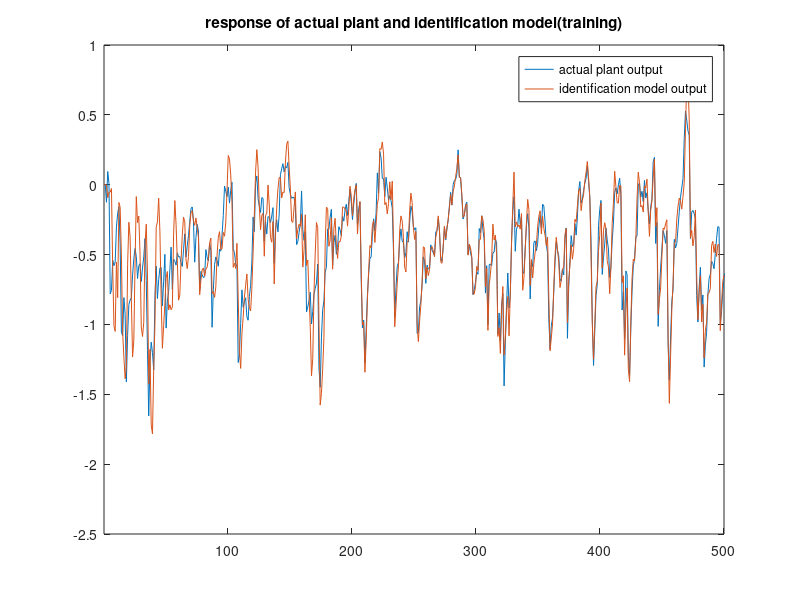
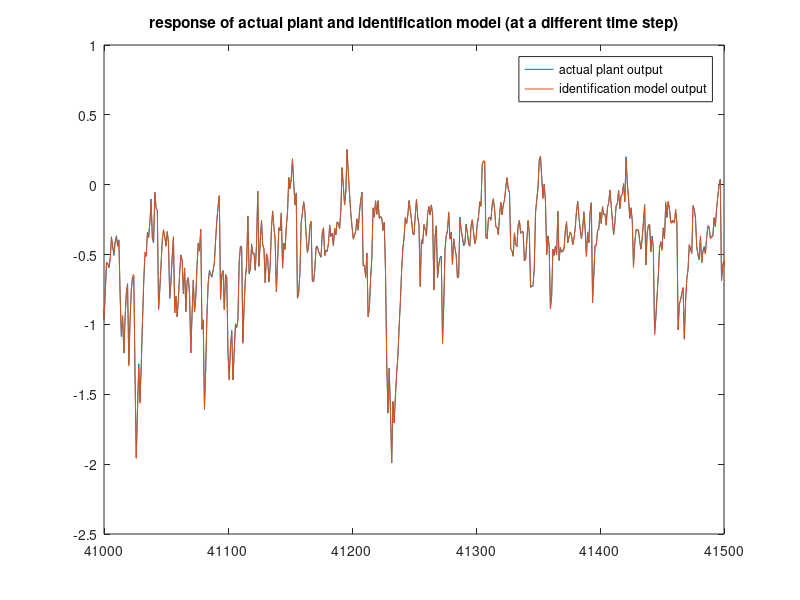
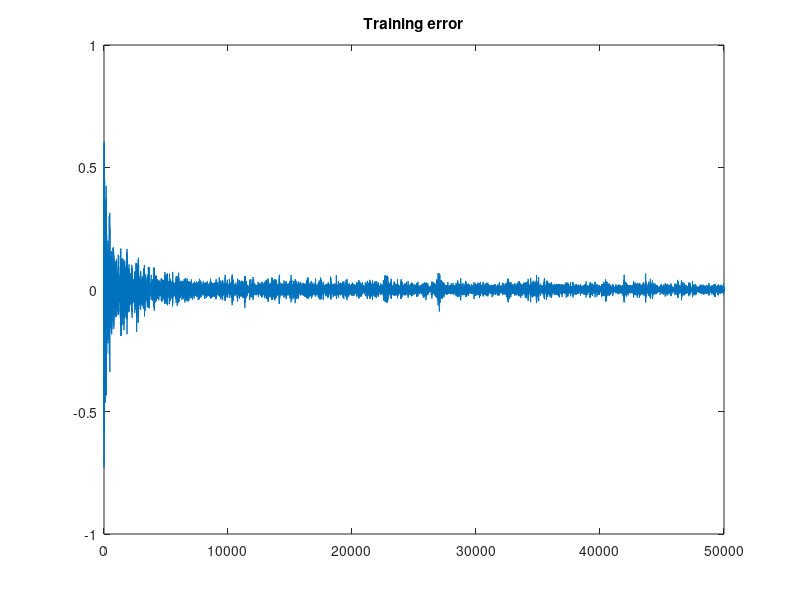
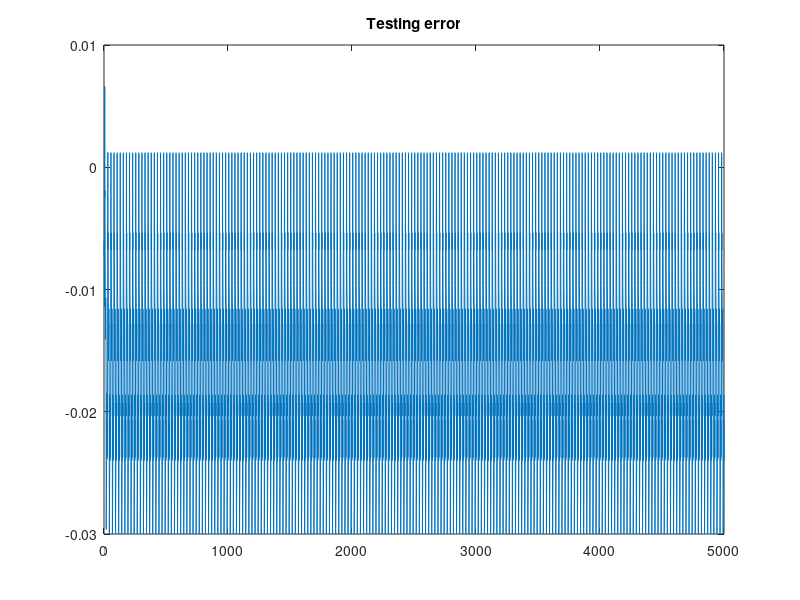

These figures' MATLAB source, in order:
%%%% IDENTIFICATION EXAMPLE 6
clc;clear;
%%%%%%%%%%%%% IDENTIFICATION PROCESS
k=[1:50000];

a=0;b=0;
yp=[b a zeros(1,length(k))];        %%%% plant trajectory 
yphat=[b a zeros(1,length(k))];     %%%% identification model trajectory

NNclass=[1 20 10 1];
in=NNclass(1);n1=NNclass(2);n2=NNclass(3);out=NNclass(4);

W1=randn(in+1,n1);          %%%% Weight initialization
W2=randn(n1+1,n2);
W3=zeros(n2+1,out);

eta=0.1;                           %%%%%%%%%% HOLY SHIT

u=(-1+2*rand(1,length(k)+2));       %%%% Input to the systems

f=@(u)((u-0.8)*u*(u+0.5));          %%%% function to be approximated
error_train=zeros(1,length(k));
difftanh=@(x)(sech(x).^2);
for i=3:length(k)+2
    yp(i)=0.8*yp(i-1)+f(u(i-1));
    %%%% NEURAL NETWORK(i suck at this shit)
    %Forward Pass
    A1=[1 u(i-1)]*W1;
    y1=tanh(A1);
    A2=[1 y1]*W2;
    y2=tanh(A2);
    A3=[1 y2]*W3;
    N=A3;
    %Identification model output
    yphat(i)=0.8*yphat(i-1)+N;
    e=-(yphat(i)-yp(i));            %%%% error
    %Backward Pass
    del3=e;
    del2=difftanh(A2).*(del3*W3(2:end,:)');
    del1=difftanh(A1).*(del2*W2(2:end,:)');
    Jw3=[1 y2]'*del3;               %%%% These are not gradients, these are cray-dients
    Jw2=[1 y1]'*del2;
    Jw1=[1 u(i-1)]'*del1;
    %Weight Update
    W3=W3+eta*Jw3;
    W2=W2+eta*Jw2;
    W1=W1+eta*Jw1;
    error_train(i-2)=e;
end
plot(yp)
hold on
plot(yphat)
xlim([1 500])
title('response of actual plant and identification model(training)');
legend('actual plant output','identification model output');
%saveas(gcf,'C:/Users/tarun/Documents/id/figs/ex6/bpa2/train1.png')
%%
%plot different time step
figure;
plot(yp)
hold on;
plot(yphat)
xlim([41000 41500])
title('response of actual plant and identification model (at a different time step)');
legend('actual plant output','identification model output');
%saveas(gcf,'C:/Users/tarun/Documents/id/figs/ex6/bpa2/train2.png')
%%
%Performance Measures (Training)
figure;
plot(error_train)
title('Training error')
rmse1=rms(error_train(1:10000));
rmse2=rms(error_train(10001:end));
fprintf('Training RMS error 1 = %f\n',rmse1);
fprintf('Training RMS error 2 = %f\n\n',rmse2);
disp('Variance Accounted For (training)');
VAF=(1-var(yp-yphat)/var(yp))*100;
disp(VAF);
%saveas(gcf,'C:/Users/tarun/Documents/id/figs/ex6/bpa2/error_train.png')
%%
%saving weights
save('WeightsH2_NP90_ex6','W1','W2','W3');
disp('saved');
%%
%loading weights
load('WeightsH2_NP90_ex6');
disp('loaded');
%%
%response of identification model(hopefully identified system) to different input
k=[1:5000];
f=@(u)((u-0.8)*u*(u+0.5));
b=0; a=0;
yp=[b a zeros(1,length(k))];
yphat=[b a zeros(1,length(k))];
u=@(k)(sin((2*pi).*k./25));
error_test=zeros(1,length(k));
for i=3:length(k)+2
    yp(i)=0.8*yp(i-1)+f(u(i-1)); %%%% Plant output
    %Forward Pass
    A1=[1 u(i-1)]*W1;
    y1=tanh(A1);
    A2=[1 y1]*W2;
    y2=tanh(A2);
    A3=[1 y2]*W3;
    N=A3;
    yphat(i)=0.8*yphat(i-1)+N;   %%%% INDEPENDENT identfication model output
    e=-(yphat(i)-yp(i));
    error_test(i-2)=e;
end
%%
%Performance Measures
figure;
plot(error_test)
title('Testing error');
rmse1=rms(error_test(1:1000));
rmse2=rms(error_test(1001:end));
fprintf('Testing RMS error 1 = %f\n',rmse1);
fprintf('Testing RMS error 2 = %f\n\n',rmse2);
disp('Variance Accounted For (testing)');
VAF=(1-var(yp-yphat)/var(yp))*100;
disp(VAF);
%saveas(gcf,'C:/Users/tarun/Documents/id/figs/ex6/bpa2/error_test.png')
%%
figure;
plot(yp);
hold on;
plot(yphat);
xlim([1 200])
title('response of actual plant and identified model to a different input(testing)')
legend('actual plant output','identification model output');
%saveas(gcf,'C:/Users/tarun/Documents/id/figs/ex6/bpa2/test.png')
